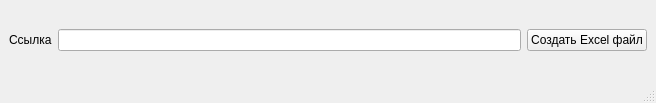
<?xml version="1.0" encoding="UTF-8"?>
<ui version="4.0">
 <class>MainWindow</class>
 <widget class="QMainWindow" name="MainWindow">
  <property name="geometry">
   <rect>
    <x>0</x>
    <y>0</y>
    <width>656</width>
    <height>103</height>
   </rect>
  </property>
  <property name="windowTitle">
   <string>MainWindow</string>
  </property>
  <widget class="QWidget" name="centralwidget">
   <layout class="QVBoxLayout" name="verticalLayout">
    <item>
     <layout class="QHBoxLayout" name="horizontalLayout">
      <item>
       <widget class="QLabel" name="label">
        <property name="text">
         <string>Ссылка</string>
        </property>
       </widget>
      </item>
      <item>
       <widget class="QLineEdit" name="lineEdit"/>
      </item>
      <item>
       <widget class="QPushButton" name="pushButton">
        <property name="text">
         <string>Создать Excel файл</string>
        </property>
       </widget>
      </item>
     </layout>
    </item>
   </layout>
  </widget>
  <widget class="QMenuBar" name="menubar">
   <property name="geometry">
    <rect>
     <x>0</x>
     <y>0</y>
     <width>656</width>
     <height>26</height>
    </rect>
   </property>
  </widget>
  <widget class="QStatusBar" name="statusbar"/>
 </widget>
 <resources/>
 <connections/>
</ui>
